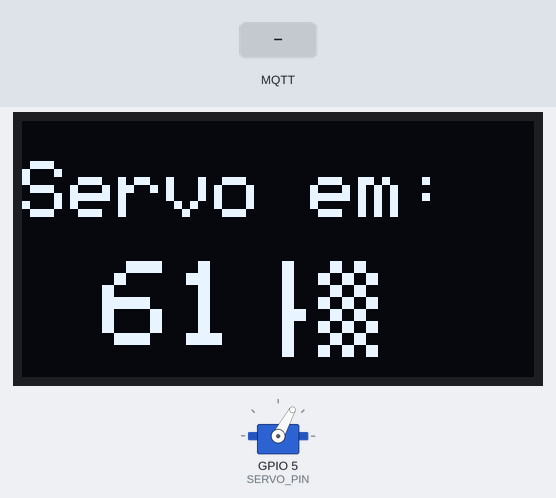
Bench run of a sketch on a simulated ESP32. On the bench: servo, 128×64 one-colour display. The test bench sets the inputs (shaded band). WiFi joins after 1.5 s; servers stay silent unless stated; no MQTT or app messages arrive unless stated; what the sketch prints to the serial monitor is not drawn.

Above: at 2.8 s.
2.9 s: MQTT message "1" arrives on the first subscribed topic
At 3.7 s:
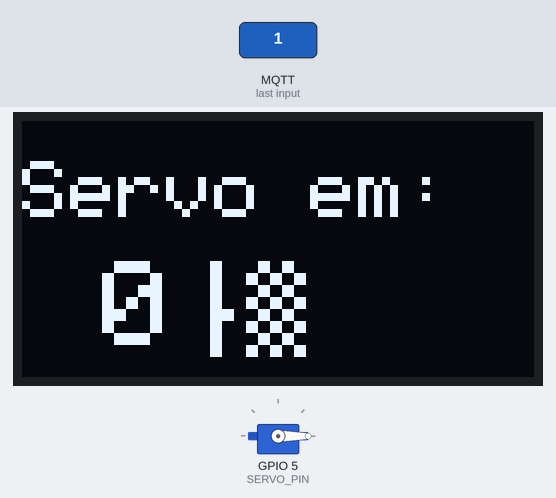
4.4 s: MQTT message "on" arrives on the first subscribed topic
5.9 s: MQTT message "off" arrives on the first subscribed topic
Timing chart, 0 to 8.9 s (numbered marks = the images above; inputs shaded):
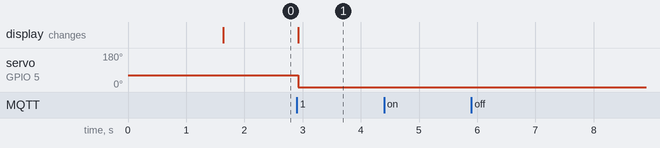

The sketch:

2-2.ino
```cpp
#include <WiFi.h>
#include <PubSubClient.h>
#include <Wire.h>
#include <Adafruit_GFX.h>
#include <Adafruit_SSD1306.h>
#include <ArduinoJson.h>
#include <ESP32Servo.h>

JsonDocument doc;

const String SSID = "A55 de Isaque";
const String PSWD = "12345678";

const String brokerUrl = "test.mosquitto.org";
const int port = 1883;
const char* TOPICO_SUBSCRIBE = "osguri/servo/comando";

//OLED//
#define SCREEN_WIDTH 128
#define SCREEN_HEIGHT 64
#define I2C_SDA 8
#define I2C_SCL 10

//servo//
#define SERVO_PIN 5
Servo meuServo;
int anguloAtual = 61;

WiFiClient espClient;
PubSubClient mqttClient(espClient);
Adafruit_SSD1306 tela(SCREEN_WIDTH, SCREEN_HEIGHT, &Wire, -1);


void mostrarNaTela(byte angulo) {
  tela.clearDisplay();
  tela.setTextSize(2);
  tela.setTextColor(SSD1306_WHITE);
  tela.setCursor(0, 10);
  tela.println("Servo em:");
  tela.setTextSize(3);
  tela.setCursor(20, 35);
  tela.print(angulo);
  tela.println("°");
  tela.display();
  meuServo.write(angulo);
}

void callback(char* topic, byte* payload, unsigned long length) {
  String mensagem = "";
  for (int i = 0; i < length; i++)
    mensagem += (char)payload[i];

  Serial.print("Mensagem recebida: ");
  Serial.println(mensagem);

  DeserializationError erro = deserializeJson(doc, mensagem);
  if (!erro){
    byte angulo = doc["val_pot"];
    Serial.println(angulo);
    mostrarNaTela(angulo);
  }


  // if (doc.containsKey("angulo")) {
  //   int novoAngulo = doc["angulo"];
  //   novoAngulo = constrain(novoAngulo, 0, 180);
  //   meuServo.write(novoAngulo);
  //   anguloAtual = novoAngulo;
  //   Serial.printf("Servo movido para %d graus\n", novoAngulo);
  //   mostrarNaTela(anguloAtual);
  // }
}

void conectarBroker() {
  mqttClient.setServer(brokerUrl.c_str(), port);
  mqttClient.setCallback(callback);

  Serial.print("Conectando ao broker MQTT...");
  while (!mqttClient.connected()) {
    if (mqttClient.connect("ControladorServo")) {
      Serial.println(" Conectado!");
      mqttClient.subscribe(TOPICO_SUBSCRIBE);
      Serial.print("Inscrito no tópico: ");
      Serial.println(TOPICO_SUBSCRIBE);
    } else {
      Serial.print(".");
      delay(2000);
    }
  }
}

void conectarWiFi() {
  Serial.println("Conectando ao Wi-Fi...");
  WiFi.begin(SSID, PSWD);

  int tentativas = 0;
  while (WiFi.status() != WL_CONNECTED && tentativas < 30) {
    delay(500);
    Serial.print(".");
    tentativas++;
  }

  if (WiFi.status() == WL_CONNECTED) {
    Serial.println("\nWi-Fi conectado!");
    Serial.print("IP: ");
    Serial.println(WiFi.localIP());
  } else {
    Serial.println("\nFalha ao conectar no Wi-Fi!");
  }
}

void setup() {
  Serial.begin(115200);
  Wire.begin(I2C_SDA, I2C_SCL);

  meuServo.attach(SERVO_PIN);
  meuServo.write(anguloAtual);

  if (!tela.begin(SSD1306_SWITCHCAPVCC, 0x3C)) {
    Serial.println("Falha ao inicializar o display!");
    while (true);
  }

  tela.clearDisplay();
  tela.setTextSize(1);
  tela.setTextColor(SSD1306_WHITE);
  tela.setCursor(10, 25);
  tela.println("Conectando Wi-Fi...");
  tela.display();

  conectarWiFi();
  conectarBroker();

  mostrarNaTela(anguloAtual);
}

void loop() {
  if (WiFi.status() != WL_CONNECTED) {
    Serial.println("Wi-Fi desconectado. Tentando reconectar...");
    conectarWiFi();
  }

  if (!mqttClient.connected()) {
    Serial.println("MQTT desconectado. Tentando reconectar...");
    conectarBroker();
  }

  mqttClient.loop();
}
```

Measured:
- after the input at 2.9 s, servo on GPIO 5 (SERVO_PIN): 61° → 0° at once; the display: first differs from a run without the input at once (image 1)
- after the input at 4.4 s, every drawn part: stays the same
- after the input at 5.9 s, every drawn part: stays the same
